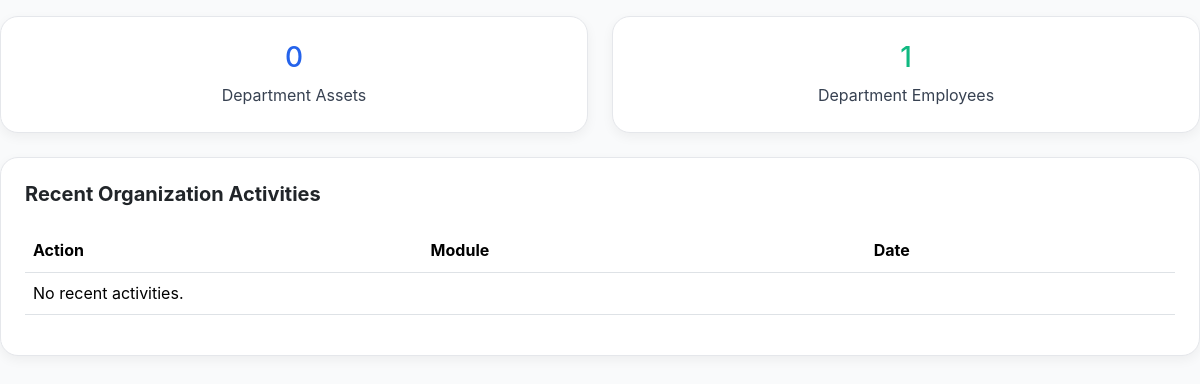
Before: /department-head-dashboard/ (signed in) with the older database file.
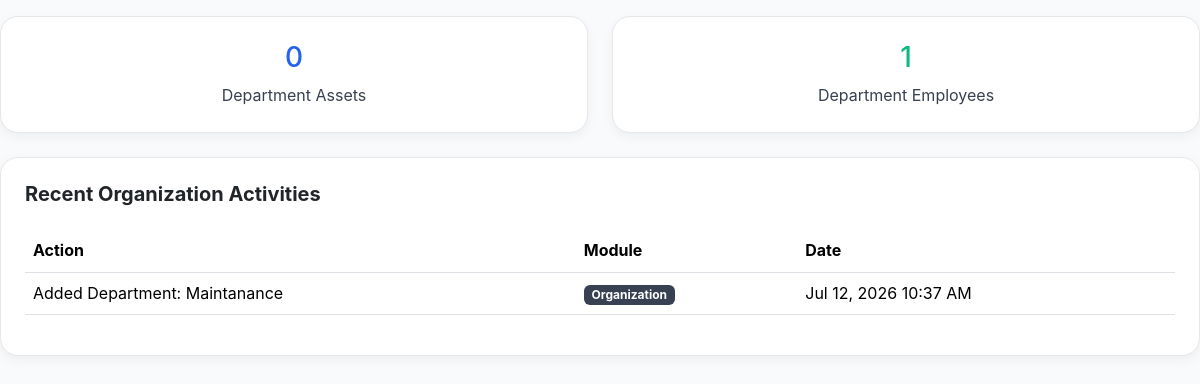
After: the same page with the newer database file.
### AssetFlowApp/models.py (models this page shows)
class ActivityLog(models.Model):
    user = models.ForeignKey(User, on_delete=models.SET_NULL, null=True, blank=True)
    action = models.CharField(max_length=200)
    module = models.CharField(max_length=50) # e.g. 'Assets', 'Employees', 'Audits'
    timestamp = models.DateTimeField(auto_now_add=True)
    class Meta:
        db_table = "activity_log"

### AssetFlowApp/views.py (the view)
# urls.py: path("department-head-dashboard/", views.department_head_dashboard, name="department_head_dashboard"),
def department_head_dashboard(request):
    if 'uid' not in request.session: return redirect("login")
    user = User.objects.get(id=request.session['uid'])
    employee = Employee.objects.get(user=user)
    dept = employee.department
    dept_assets = Asset.objects.filter(department=dept).count() if dept else 0
    dept_employees = Employee.objects.filter(department=dept).count() if dept else 0
    recent_activities = ActivityLog.objects.all().order_by('-timestamp')[:5]
    context = {
        "user": user,
        "employee": employee,
        "dept_assets": dept_assets,
        "dept_employees": dept_employees,
        "recent_activities": recent_activities,
    }
    return render(request, "AssetFlowApp/department_head_dashboard.html", context)

### AssetFlowApp/templates/AssetFlowApp/department_head_dashboard.html (shortened to what this page needs)
{% extends 'AssetFlowApp/base.html' %}
{% block content %}
<div class="row g-4 mb-4">
    <div class="col-md-6">
        <div class="card dashboard-card text-center p-4">
            <h3 class="text-primary">{{ dept_assets }}</h3>
            <span class="text-muted">Department Assets</span>
        </div>
    </div>
    <div class="col-md-6">
        <div class="card dashboard-card text-center p-4">
            <h3 class="text-success">{{ dept_employees }}</h3>
            <span class="text-muted">Department Employees</span>
        </div>
    </div>
</div>
<div class="card dashboard-card">
    <h5 class="fw-bold mb-4">Recent Organization Activities</h5>
    <div class="table-responsive">
        <table class="table">
            <thead>
                <tr>
                    <th>Action</th>
                    <th>Module</th>
                    <th>Date</th>
                </tr>
            </thead>
            <tbody>
                {% for act in recent_activities %}
                <tr>
                    <td>{{ act.action }}</td>
                    <td><span class="badge bg-secondary">{{ act.module }}</span></td>
                    <td>{{ act.timestamp|date:"M d, Y h:i A" }}</td>
                </tr>
                {% empty %}
                <tr><td colspan="3">No recent activities.</td></tr>
                {% endfor %}
            </tbody>
        </table>
    </div>
</div>
{% endblock %}

### AssetFlowApp/templates/AssetFlowApp/base.html (shortened to what this page needs)
{% load static %}
<!DOCTYPE html>
<html lang="en">
<head>
    <link href="https://cdn.jsdelivr.net/npm/bootstrap@5.3.2/dist/css/bootstrap.min.css" rel="stylesheet">
    <link rel="stylesheet" href="https://cdnjs.cloudflare.com/ajax/libs/font-awesome/6.4.2/css/all.min.css">
    <link rel="stylesheet" href="{% static 'AssetFlowApp/css/style.css' %}">
</head>
<body>
    {% block content %}{% endblock %}
</body>
</html>

### AssetFlowApp/static/AssetFlowApp/css/style.css (style rules this page uses)
:root { --primary-blue: #2563EB; --dark-blue: #1D4ED8; --dark-gray: #111827; --gray: #374151; --light-gray: #E5E7EB; --bg-color: #F9FAFB; --white: #FFFFFF; --sky-blue: #3B82F6; --light-blue: #60A5FA; --success: #10B981; --warning: #F59E0B; --danger: #EF4444; --sidebar-bg: var(--dark-gray); --sidebar-hover: var(--dark-blue); --sidebar-active: var(--primary-blue); --sidebar-text: var(--white); --sidebar-width: 250px; --navbar-bg: var(--white); --body-bg: var(--bg-color); --text-primary: var(--dark-gray); --text-secondary: var(--gray); --border-color: var(--light-gray); }
body { background-color: var(--body-bg); color: var(--text-primary); font-family: 'Inter', 'Segoe UI', Roboto, Helvetica, Arial, sans-serif; overflow-x: hidden; line-height: 1.6; }
.dashboard-card { background: var(--white); border-radius: 18px; padding: 1.5rem; box-shadow: 0 4px 12px rgba(0, 0, 0, 0.05); border: 1px solid var(--border-color); display: flex; flex-direction: column; height: 100%; transition: all 0.3s ease; }
.text-success { color: var(--success) !important; }
.bg-secondary { background-color: var(--gray) !important; }
.text-primary { color: var(--primary-blue) !important; }
.text-muted { color: var(--text-secondary) !important; }
.card { border-radius: 18px !important; border-color: var(--border-color) !important; }
.table { color: var(--text-primary) !important; }

Changed rows visible on the page:
added ActivityLog: action "Added Department: Maintanance", module "Organization", timestamp "Jul 12, 2026 10:37 AM"
Other visible differences:
text no longer shown: "No recent activities."
